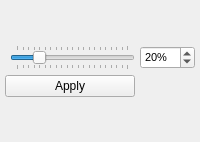
          <widget class="QWidget" name="page_fixed">
           <layout class="QGridLayout" name="gridLayout_17">
            <property name="leftMargin">
             <number>5</number>
            </property>
            <property name="topMargin">
             <number>5</number>
            </property>
            <property name="rightMargin">
             <number>5</number>
            </property>
            <property name="bottomMargin">
             <number>5</number>
            </property>
            <property name="spacing">
             <number>5</number>
            </property>
            <item row="1" column="1">
             <spacer name="verticalSpacer_12">
              <property name="orientation">
               <enum>Qt::Vertical</enum>
              </property>
              <property name="sizeType">
               <enum>QSizePolicy::Maximum</enum>
              </property>
              <property name="sizeHint" stdset="0">
               <size>
                <width>20</width>
                <height>40</height>
               </size>
              </property>
             </spacer>
            </item>
            <item row="4" column="1">
             <spacer name="verticalSpacer_2">
              <property name="orientation">
               <enum>Qt::Vertical</enum>
              </property>
              <property name="sizeHint" stdset="0">
               <size>
                <width>20</width>
                <height>40</height>
               </size>
              </property>
             </spacer>
            </item>
            <item row="2" column="2">
             <widget class="QSpinBox" name="spin_fanFixedSpeed">
              <property name="font">
               <font>
                <pointsize>8</pointsize>
               </font>
              </property>
              <property name="suffix">
               <string>%</string>
              </property>
              <property name="maximum">
               <number>100</number>
              </property>
              <property name="value">
               <number>20</number>
              </property>
             </widget>
            </item>
            <item row="2" column="1">
             <widget class="QSlider" name="slider_fanSpeed">
              <property name="minimum">
               <number>0</number>
              </property>
              <property name="maximum">
               <number>100</number>
              </property>
              <property name="value">
               <number>20</number>
              </property>
              <property name="orientation">
               <enum>Qt::Horizontal</enum>
              </property>
              <property name="invertedControls">
               <bool>false</bool>
              </property>
              <property name="tickPosition">
               <enum>QSlider::TicksBothSides</enum>
              </property>
              <property name="tickInterval">
               <number>5</number>
              </property>
             </widget>
            </item>
            <item row="3" column="0" colspan="2">
             <widget class="QPushButton" name="btn_pwmFixedApply">
              <property name="maximumSize">
               <size>
                <width>200</width>
                <height>16777215</height>
               </size>
              </property>
              <property name="text">
               <string>Apply</string>
              </property>
             </widget>
            </item>
           </layout>
           <zorder>btn_pwmFixedApply</zorder>
           <zorder>slider_fanSpeed</zorder>
           <zorder>spin_fanFixedSpeed</zorder>
          </widget>
